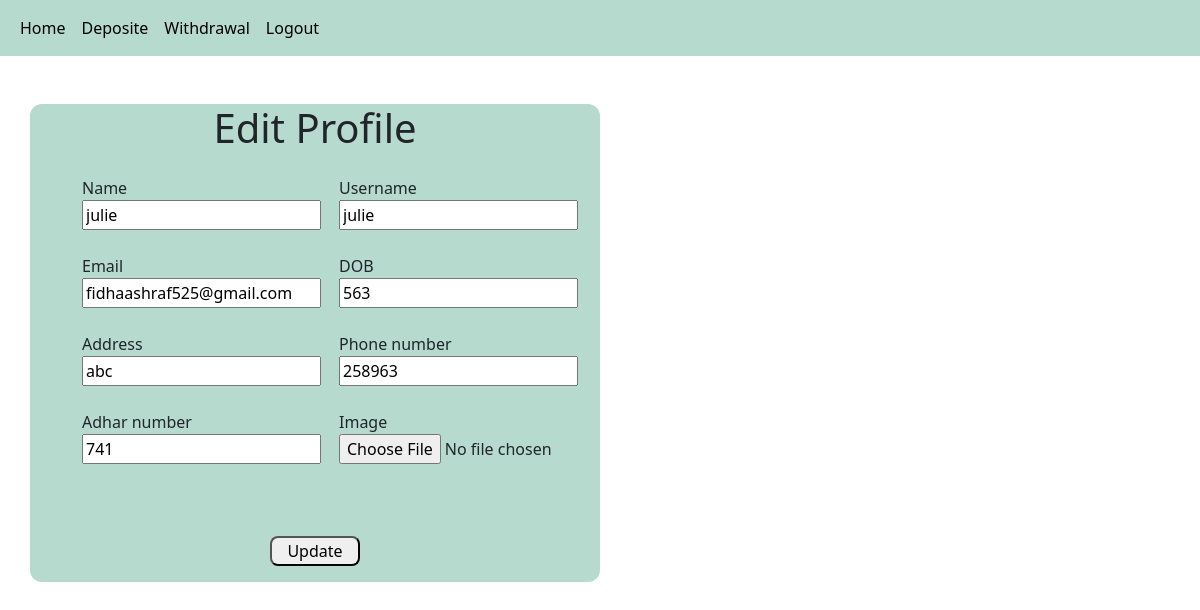
Page /edit_profile (signed in) on the committed database.
### app1/models.py (models this page shows, shortened)
class Customs(AbstractUser):
    bank = models.CharField(max_length=50)
    branch = models.CharField(max_length=50)
    ifsc_code = models.IntegerField(null=True,blank=True)
    pincode = models.IntegerField(null=True,blank=True)
    acnt_no = models.IntegerField(null=True,blank=True)
    amount = models.IntegerField(null=True,blank=True)
    phone_no = models.IntegerField(null=True,blank=True)
    address = models.CharField(max_length=50)
    adhar_no = models.IntegerField(null=True,blank=True)
    pancard_no = models.IntegerField(null=True,blank=True)
    image = models.FileField()
    dob = models.CharField(max_length=50)
    user_type = models.CharField(max_length=50)

### app1/views.py (the view)
# urls.py: path('edit_profile',views.edit_profile),
def edit_profile(request):
    data = Customs.objects.get(id=request.user.id)
    if request.method == "POST":
        data.first_name = request.POST['first_name']
        data.email = request.POST['email']
        data.address = request.POST['address']
        data.adhar_no = request.POST['adhar_no']
        data.username = request.POST['username']
        data.dob = request.POST['dob']
        data.phone_no = request.POST['phone_no']
        if 'image' in request.FILES:
            data.image = request.FILES['image']
        data.save()
        return redirect(user_profile)
    else:
        return render(request, 'user/edit_profile.html', {'data': data})

### template/user/edit_profile.html (shortened to what this page needs)
<html lang="en">
<head>
    {% load static %}
    <link href="https://cdn.jsdelivr.net/npm/bootstrap@5.3.3/dist/css/bootstrap.min.css" rel="stylesheet">
</head>
<body>
    <div class="mainav">
      <nav class="navbar navbar-expand-lg  mainav">
        <div class="container-fluid">
          <div class="collapse navbar-collapse" id="navbarNavAltMarkup">
            <div class="navbar-nav">
              <a class="nav-link active" aria-current="page" href="user_home">Home</a>
              <a class="nav-link active" aria-current="page" href="deposite">Deposite</a>
              <a class="nav-link active" aria-current="page" href="withraw">Withdrawal</a>
              <a class="nav-link active" aria-current="page" href="userlogout">Logout</a>
            </div>
          </div>
        </div>
      </nav>
    </div>
    <div class="container">
      <div class="row">
      <div style="background-color: #B7DACF;border-radius: 12px;" class="col-6 mt-5 ">
        <div>
            <h1 class="text-center">Edit Profile</h1>
            <form enctype="multipart/form-data" action="edit_profile" method="post">
                <div class="containerpt-5 pb-5 ms-4 mt p-3 ">
                    <div class="row">
                      <div class="col-6">
                        <label>Name</label><br>
                        <input type="text" name="first_name" value="{{ data.first_name }}"><br><br>
                        <label>Email</label><br>
                        <input type="email" name="email" value="{{ data.email }}"><br><br>
                        <label>Address</label><br>
                        <input type="text" name="address" value="{{ data.address }}"><br><br>
                        <label>Adhar number</label><br>
                        <input type="number" name="adhar_no" value="{{ data.adhar_no }}"><br><br>
                      </div>
                      <div class="col-6 ">
                        <label>Username</label><br>
                        <input type="text" name="username" value="{{ data.username }}"><br><br>
                        <label>DOB</label><br>
                        <input type="text" name="dob" value="{{ data.dob }}"><br><br>
                        <label>Phone number</label><br>
                        <input type="number" name="phone_no" value="{{ data.phone_no }}"><br><br>
                        <label>Image</label><br>
                        <input type="file" name="image" value="{{ data.image }}">
                      </div>
                    </div>
                </div>
                <div class="text-center">
                    <input style="padding-left:15px;padding-right:15px;border-radius: 8px;"  type="submit" value="Update">
                </div>
            </form>
        </div>
      </div>
      </div>
    </div>
</body>
</html>

### rows in the picture
Customs: first_name "julie", email "fidhaashraf525@gmail.com", address "abc", adhar_no "741", username "julie", dob "563", phone_no "258963"
